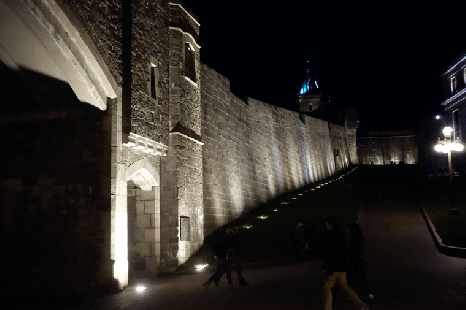
#> input picture IR2126_Practica2_MaxPuigSariдena/Practica2/images/calle.png, 466 x 310 px
$ python ejercicio3.py
#> lines starting #> are read from the running program, lines starting #| are printed output that depends on the picture
import skimage as ski
import matplotlib.pyplot as plt
import numpy as np
from skimage.color import rgb2gray


images = []
img_original = ski.io.imread("images/calle.png")
#> img_original is the input picture: shape (310, 466, 3); mean R, G, B 45.7, 41.5, 37.5


img_gray = rgb2gray(img_original)
img_real_gray = ski.util.img_as_float(img_gray) * 255
images.append(img_real_gray)

img_clara = np.sqrt(255 * img_real_gray)
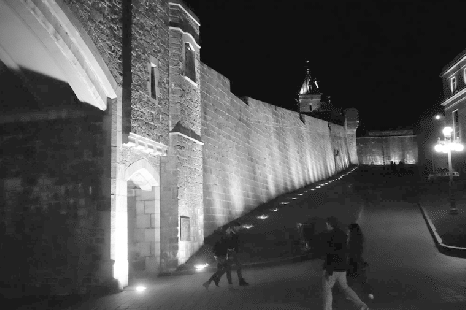
#> img_clara: shape (310, 466) float64; min 15.41, max 255, mean 81.4
img_clara = ski.util.img_as_ubyte(img_clara / 255)
images.append(img_clara)

img_clara_cub = np.cbrt(255**2 * img_real_gray)
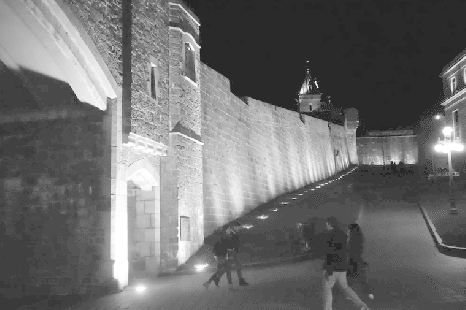
#> img_clara_cub: shape (310, 466) float64; min 39.28, max 255, mean 111.3
img_clara_cub = ski.util.img_as_ubyte(img_clara_cub / 255)
images.append(img_clara_cub)

img_eq = ski.exposure.equalize_hist(img_real_gray/255)
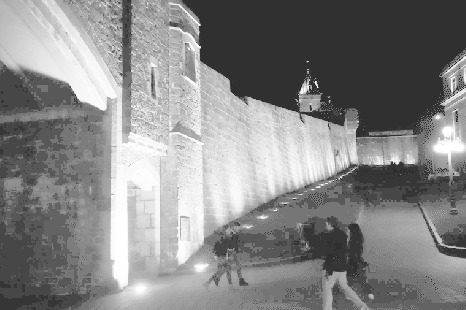
#> img_eq: shape (310, 466) float64; min 0.192, max 1, mean 0.527
img_eq = ski.util.img_as_ubyte(img_eq)
images.append(img_eq)

img_eq_adapt_2 = ski.exposure.equalize_adapthist(img_real_gray/255, 2)
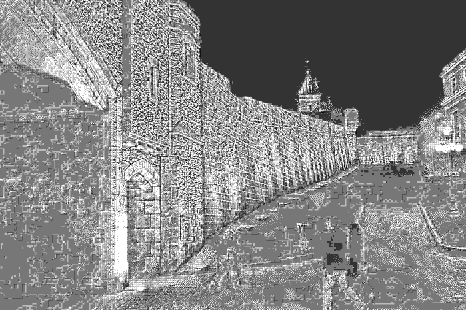
#> img_eq_adapt_2: shape (310, 466) float64; min 0, max 1, mean 0.514
img_eq_adapt_2 = ski.util.img_as_ubyte(img_eq_adapt_2)
images.append(img_eq_adapt_2)

img_eq_adapt_4 = ski.exposure.equalize_adapthist(img_real_gray/255, 4)
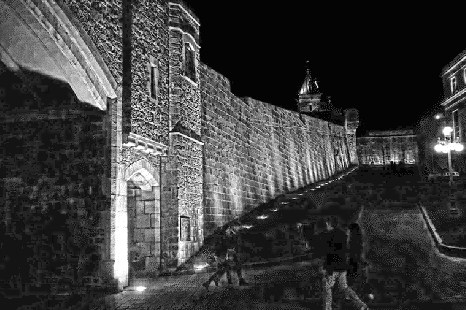
#> img_eq_adapt_4: shape (310, 466) float64; min 0, max 1, mean 0.244
img_eq_adapt_4 = ski.util.img_as_ubyte(img_eq_adapt_4)
images.append(img_eq_adapt_4)

img_eq_adapt_8 = ski.exposure.equalize_adapthist(img_real_gray/255, 8)
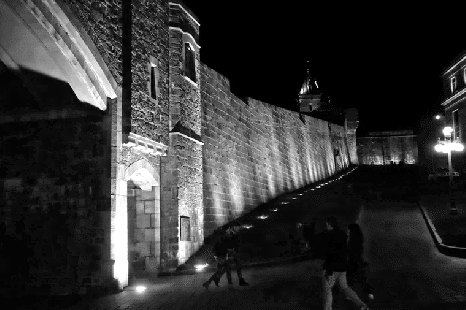
#> img_eq_adapt_8: shape (310, 466) float64; min 0, max 1, mean 0.198
img_eq_adapt_8 = ski.util.img_as_ubyte(img_eq_adapt_8)
images.append(img_eq_adapt_8)

fig, axs = plt.subplots(7, 2, layout="constrained")

for i,image in enumerate(images):
    axs[i, 0].imshow(image, cmap=plt.cm.gray)
    h,c = ski.exposure.histogram(image)
    axs[i, 1].bar(c, h, 1.1)
#> this loop made 7 passes

axs_lineal = axs.ravel()
for i in range(0, axs_lineal.size, 2):
        axs_lineal[i].set_axis_off()
        axs_lineal[i + 1].set_xticks([0, 64, 128, 192, 255])
plt.show()
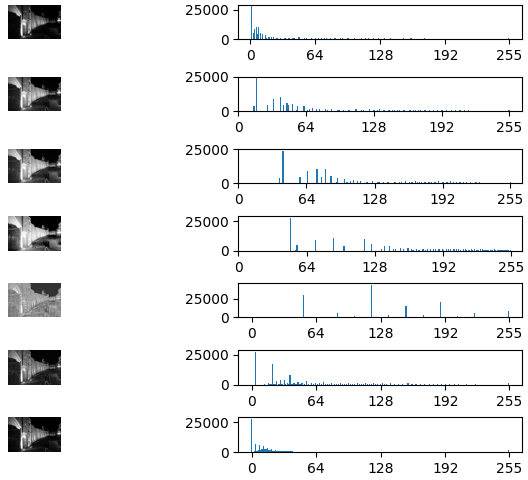
#> figure drawn by matplotlib, 14 panels; panel 2: tallest bar 27672 high, from x = 0.878 to 1.98; panel 4: tallest bar 23912 high, from x = 16.45 to 17.55; panel 6: tallest bar 23912 high, from x = 41.45 to 42.55; panel 8: tallest bar 27672 high, from x = 48.45 to 49.55
